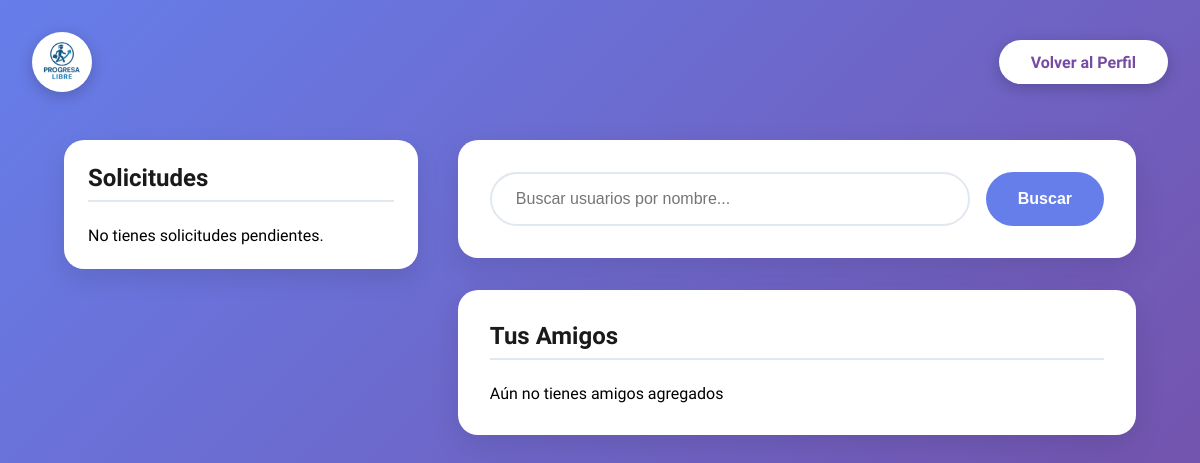
Page /usuarios/amigos/ (signed in) on the earlier database version.
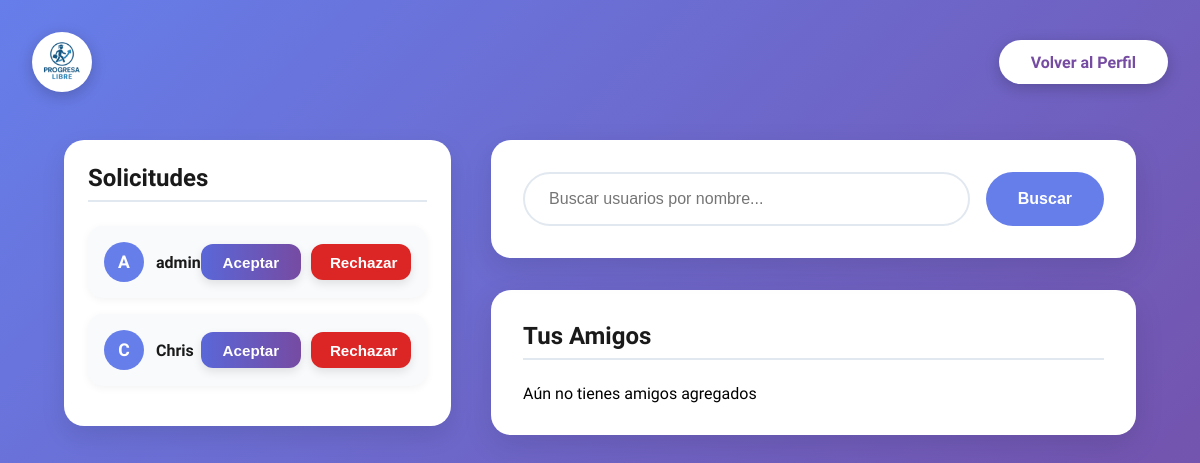
Same page on the later database version.
### Usuarios/models.py (models this page shows, shortened)
class FriendRequest(models.Model):
    from_user = models.ForeignKey(User, on_delete=models.CASCADE, related_name='sent_requests')
    to_user = models.ForeignKey(User, on_delete=models.CASCADE, related_name='received_requests')
    created_at = models.DateTimeField(auto_now_add=True)
    class Meta:
        unique_together = ('from_user', 'to_user')

### Usuarios/views.py (the view)
# urls.py: path('amigos/', views.amigos_view, name='amigos'),
@login_required
def amigos_view(request):
    friends = Friend.objects.filter(user=request.user).select_related('friend')
    friend_requests = FriendRequest.objects.filter(to_user=request.user).select_related('from_user')
    return render(request, 'usuarios/amigos.html', {'friends': friends, 'friend_requests': friend_requests})

### Usuarios/templates/usuarios/amigos.html (shortened to what this page needs)
{% load static %}
<link rel="stylesheet" href="{% static 'core/style.css' %}">
<!DOCTYPE html>
<html lang="es">
<head>
</head>
<body>
    <div class="container">
        <div class="header">
            <a href="{% url 'home' %}" class="logo">
                <img src="{% static 'img/logo.png' %}?v=1" alt="Logo Progresa">
            </a>
            <a href="{% url 'usuarios:perfil' %}" class="volver-btn">Volver al Perfil</a>
        </div>
<div class="content-wrapper">
    <div class="requests-section">
        <h2 class="section-title">Solicitudes</h2>
        <div id="friendRequests">
            {% if friend_requests %}
                {% for request in friend_requests %}
                    <div class="solicitud">
                        <div class="solicitud-info">
                            <div class="solicitud-avatar">{{ request.from_user.username|slice:":1"|upper }}</div>
                            <div class="solicitud-nombre">{{ request.from_user.username }}</div>
                        </div>
                        <div class="solicitud-botones">
                            <button class="btn-aceptar" onclick="respondRequest({{ request.id }}, true)">Aceptar</button>
                            <button class="btn-rechazar" onclick="respondRequest({{ request.id }}, false)">Rechazar</button>
                        </div>
                    </div>
                {% endfor %}
            {% else %}
                <p>No tienes solicitudes pendientes.</p>
            {% endif %}
        </div>
    </div>
    <div>
        <div class="search-section">
            <div class="search-container">
                <input type="text"
                    class="search-input"
                    placeholder="Buscar usuarios por nombre..."
                    id="searchInput">
                <button class="search-btn" id="searchBtn">Buscar</button>
            </div>
        </div>
        <div class="friends-section">
            <h2 class="section-title">Tus Amigos</h2>
            <div class="friends-list" id="friendsList"></div>
        </div>
    </div>
</div>
</body>
</html>

### Core/static/css/style.css (style rules this page uses)
* { box-sizing: border-box; margin: 0; padding: 0; }
html, body { width: 100%; height: 100%; }
.requests-section { background-color: #ffffff; border-radius: 16px; padding: 1.5rem 2rem; box-shadow: 0 8px 20px rgba(0,0,0,0.08); }
.content-wrapper { display: grid; grid-template-columns: 1.2fr 2.2fr; gap: 3rem; align-items: start; width: 100%; max-width: 1200px; margin: 2rem auto; padding: 0 2rem; box-sizing: border-box; }
.solicitud { display: flex; justify-content: space-between; align-items: center; background: #f8f8ff; border-radius: 16px; padding: 1rem 1.5rem; margin-bottom: 1rem; box-shadow: 0 5px 15px rgba(0,0,0,0.08); transition: transform 0.2s ease, box-shadow 0.2s ease; }
.solicitud-info { display: flex; align-items: center; gap: 1rem; }
.solicitud-avatar { background: #6a5acd; color: white; font-weight: bold; border-radius: 50%; width: 40px; height: 40px; display: flex; justify-content: center; align-items: center; }
.solicitud-nombre { font-weight: 600; }
.solicitud-botones { display: flex; gap: 0.8rem; }
.solicitud-botones button { flex: 1; min-width: 90px; padding: 10px 16px; font-weight: 600; font-size: 0.95rem; border: none; border-radius: 10px; color: white; cursor: pointer; box-shadow: 0 4px 10px rgba(0,0,0,0.1); transition: all 0.25s ease; }
.btn-aceptar { background-color: #2ecc71; }
.btn-rechazar { background-color: #e74c3c; }

Differences in the rows shown:
added FriendRequest: from_user.username "A", from_user.username "admin"
added FriendRequest: from_user.username "C", from_user.username "Chris"
Other differences:
text no longer shown: "No tienes solicitudes pendientes."
